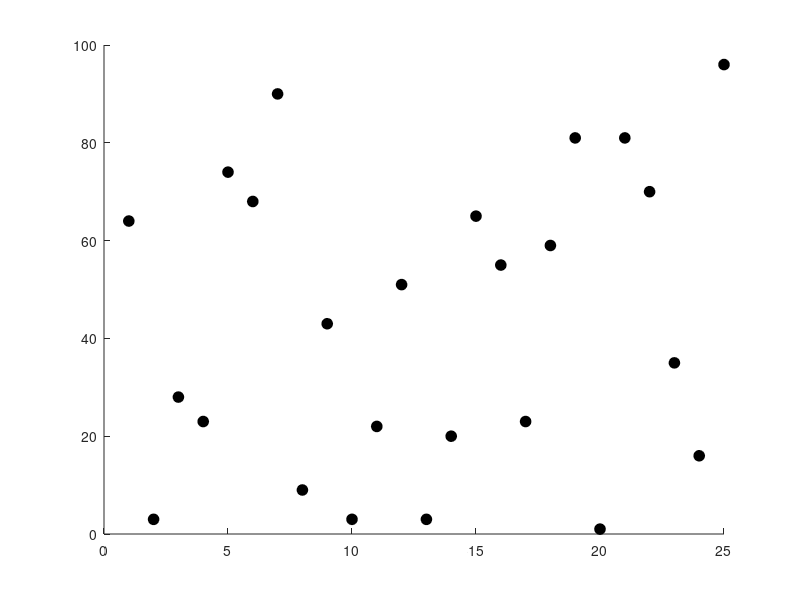

Recreate this plot in MATLAB. (Note: this script raises an error after producing the figure.)
function odd_even_simulation()
    % This simulates the odd-even sorting algorithm
    % Creates a gif automatically
    
    % Setup gif file
    output_file = 'odd_even_sort.gif';
    current_frame = 0;
    
    % Configuration settings
    num_processes = 4;
    total_elements = 100;
    initial_wait = 2.0;      % Wait at the beginning
    presort_wait = 2.0;
    swap_wait = 0.35;
    round_wait = 0.8;
    
    % Create some random numbers to sort
    rng(42); % seed for reproducibility
    unsorted_data = randi([1, 100], 1, total_elements);
    
    % Figure out how many elements each process gets
    base_chunk_size = floor(total_elements / num_processes);
    leftover = mod(total_elements, num_processes);
    
    % Split up the data between processes
    process_chunks = cell(num_processes, 1);
    current_position = 1;
    
    for proc = 1:num_processes
        % First few processes get an extra element if there's remainder
        if proc <= leftover
            this_chunk_size = base_chunk_size + 1;
        else
            this_chunk_size = base_chunk_size;
        end
        
        process_chunks{proc} = unsorted_data(current_position:current_position + this_chunk_size - 1);
        current_position = current_position + this_chunk_size;
    end
    
    % Convert to matrix format (easier to work with)
    max_chunk_length = base_chunk_size + (leftover > 0);
    process_data = zeros(num_processes, max_chunk_length);
    
    for proc = 1:num_processes
        chunk_len = length(process_chunks{proc});
        process_data(proc, 1:chunk_len) = process_chunks{proc};
        % Mark empty spots with NaN
        if chunk_len < max_chunk_length
            process_data(proc, chunk_len+1:end) = NaN;
        end
    end
    
    % Create the figure window
    fig_handle = figure('Position', [100, 100, 1200, 700], 'Color', 'white');
    set(fig_handle, 'Resize', 'off');
    
    % Show initial state
    draw_current_state(process_data, num_processes, 'Distribution', [], []);
    save_animation_frame(initial_wait);
    
    % STEP 1: Each process sorts locally
    fprintf('STEP 1: Local sorting within each process\n');
    for proc = 1:num_processes
        valid_values = process_data(proc, ~isnan(process_data(proc, :)));
        sorted_values = sort(valid_values);
        process_data(proc, 1:length(sorted_values)) = sorted_values;
    end
    draw_current_state(process_data, num_processes, 'Presort', [], []);
    save_animation_frame(presort_wait);
    
    % STEP 2: Start odd-even transposition
    still_swapping = true;
    round_number = 0;
    
    while still_swapping
        round_number = round_number + 1;
        still_swapping = false;
        
        % ODD PHASE - odd processes swap with right neighbor
        fprintf('Round %d - Odd phase\n', round_number);
        swapped_processes = [];
        
        for proc = 1:2:num_processes-1
            [process_data, did_swap] = swap_neighbors(process_data, proc, proc+1);
            if did_swap
                swapped_processes = [swapped_processes, proc, proc+1];
            end
            still_swapping = still_swapping || did_swap;
        end
        
        % Draw odd phase
        draw_current_state(process_data, num_processes, ...
            'Odd-Even Sorting', swapped_processes, 'odd');
        save_animation_frame(swap_wait);
        
        % EVEN PHASE - even processes swap with right neighbor
        fprintf('Round %d - Even phase\n', round_number);
        swapped_processes = [];
        
        for proc = 2:2:num_processes-1
            [process_data, did_swap] = swap_neighbors(process_data, proc, proc+1);
            if did_swap
                swapped_processes = [swapped_processes, proc, proc+1];
            end
            still_swapping = still_swapping || did_swap;
        end
        
        if still_swapping
            % Draw even phase
            draw_current_state(process_data, num_processes, ...
                'Odd-Even Sorting', swapped_processes, 'even');
            save_animation_frame(swap_wait);
        end
        
        % Show round summary
        if ~still_swapping
            draw_current_state(process_data, num_processes, ...
                sprintf('Sorted after %d Rounds', round_number), [], []);
        else
            draw_current_state(process_data, num_processes, ...
                'Odd-Even Sorting', [], []);
        end
        save_animation_frame(round_wait);
    end
    
    % All done!
    fprintf('Sorting finished in %d rounds\n', round_number);
    fprintf('Animation saved as %s\n', output_file);
    
    % Helper function to save frames
    function save_animation_frame(wait_time)
        pause(wait_time);
        
        frame_data = getframe(gcf);
        rgb_image = frame2im(frame_data);
        [indexed_image, color_map] = rgb2ind(rgb_image, 256);
        
        current_frame = current_frame + 1;
        if current_frame == 1
            % First frame - create new file
            imwrite(indexed_image, color_map, output_file, 'gif', ...
                'Loopcount', inf, 'DelayTime', wait_time);
        else
            % Add to existing file
            imwrite(indexed_image, color_map, output_file, 'gif', ...
                'WriteMode', 'append', 'DelayTime', wait_time);
        end
    end
end

function draw_current_state(data, num_procs, title_str, highlighted_procs, phase)
    % Draw the current state of the sorting process
    clf;
    hold on;
    
    % Make sure background is white
    set(gcf, 'Color', 'white');
    set(gca, 'Color', 'white');
    
    % Draw data for each process
    x_position = 0;
    for proc = 1:num_procs
        % Get the actual data (ignore NaN values)
        actual_data = data(proc, ~isnan(data(proc, :)));
        if isempty(actual_data)
            continue;
        end
        
        x_coords = x_position + (1:length(actual_data));
        y_coords = actual_data;
        
        % Figure out which elements to highlight in red
        highlight_these = false(size(y_coords));
        if ismember(proc, highlighted_procs)
            if strcmp(phase, 'odd') && mod(proc, 2) == 1
                % Odd process in odd phase - highlight rightmost element
                highlight_these(end) = true;
            elseif strcmp(phase, 'odd') && mod(proc, 2) == 0
                % Even process in odd phase - highlight leftmost element
                highlight_these(1) = true;
            elseif strcmp(phase, 'even') && mod(proc, 2) == 0
                % Even process in even phase - highlight rightmost element
                highlight_these(end) = true;
            elseif strcmp(phase, 'even') && mod(proc, 2) == 1
                % Odd process in even phase - highlight leftmost element
                highlight_these(1) = true;
            end
        end
        
        % Draw normal points in black
        normal_points = ~highlight_these;
        if any(normal_points)
            scatter(x_coords(normal_points), y_coords(normal_points), 60, 'k', 'filled', ...
                'MarkerEdgeColor', 'black', 'LineWidth', 0.5);
        end
        
        % Draw swapped points in red
        if any(highlight_these)
            scatter(x_coords(highlight_these), y_coords(highlight_these), 100, 'r', 'filled', ...
                'MarkerEdgeColor', 'black', 'LineWidth', 2);
        end
        
        % Add divider lines between processes
        if proc < num_procs
            divider_x = x_position + length(actual_data) + 0.5;
            xline(divider_x, '--', 'Color', [0.5 0.5 0.5], 'LineWidth', 2);
        end
        
        % Label each process
        label_x = x_position + length(actual_data)/2;
        if proc == 1
            text(label_x, -8, 'Coordinator (0)', 'HorizontalAlignment', 'center', ...
                'FontSize', 12, 'FontWeight', 'bold', 'Color', 'k');
        else
            text(label_x, -8, sprintf('Worker %d', proc-1), 'HorizontalAlignment', 'center', ...
                'FontSize', 12, 'FontWeight', 'bold', 'Color', 'k');
        end
        
        x_position = x_position + length(actual_data);
    end
    
    % Set up axes
    xlabel('Element Position', 'FontSize', 14);
    ylabel('Value', 'FontSize', 14);
    title(title_str, 'FontSize', 18, 'FontWeight', 'bold');
    
    xlim([0, x_position + 1]);
    ylim([-15, 110]);
    grid on;
    set(gca, 'FontSize', 12);
    
    drawnow;
end

function [data, swapped_flag] = swap_neighbors(data, proc1, proc2)
    % Check if neighbors need to swap their boundary elements
    swapped_flag = false;
    
    % Get the actual data for both processes
    proc1_values = data(proc1, ~isnan(data(proc1, :)));
    proc2_values = data(proc2, ~isnan(data(proc2, :)));
    
    if isempty(proc1_values) || isempty(proc2_values)
        return;
    end
    
    % Check boundary values
    proc1_rightmost = proc1_values(end);
    proc2_leftmost = proc2_values(1);
    
    % Swap if needed
    if proc1_rightmost > proc2_leftmost
        % Do the swap
        proc1_values(end) = proc2_leftmost;
        proc2_values(1) = proc1_rightmost;
        
        % Re-sort locally after swap
        proc1_values = sort(proc1_values);
        proc2_values = sort(proc2_values);
        
        % Put back in matrix
        data(proc1, 1:length(proc1_values)) = proc1_values;
        data(proc2, 1:length(proc2_values)) = proc2_values;
        
        swapped_flag = true;
    end
end